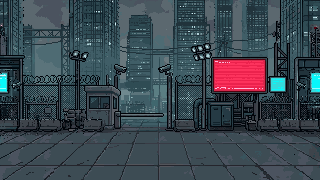
#> input picture assets/level-route/raw/city_a/0.png, 320 x 180 px
$ python mode_down.py ../assets/level-route/raw/city_a/0.png 5
#> lines starting #> are read from the running program, lines starting #| are printed output that depends on the picture
"""Уменьшение пиксель-арта «по моде» блока с приоритетом тёмного контура. python3 tools/mode_down.py in.png out.png H"""
import sys
import numpy as np
from collections import Counter
from PIL import Image


def mode_down(src, H, dark_share=0.34, dark_lum=120):
#> called with H = 20, dark_share = 0.34, dark_lum = 120
    a = np.asarray(src.convert('RGBA'))
#> a is the input picture: shape (180, 320, 4); mean R, G, B, A 58.8, 71, 79.9, 255
    f = src.height / H; W = round(src.width / f)
#> after `f = src.height / H`: f = 9
#> after `W = round(src.width / f)`: W = 36
    out = np.zeros((H, W, 4), np.uint8)
    for y in range(H):
        for x in range(W):
            y0, y1 = int(y * f), max(int(y * f) + 1, int((y + 1) * f))
            x0, x1 = int(x * f), max(int(x * f) + 1, int((x + 1) * f))
            blk = a[y0:y1, x0:x1].reshape(-1, 4); op = blk[blk[:, 3] > 128]
            if len(op) < blk.shape[0] * 0.4:
                continue
            q = (op[:, :3] // 8) * 8  # склейка близких оттенков
            lum = op[:, :3].astype(int).sum(1); dark = q[lum < dark_lum]
            pool = dark if len(dark) >= len(op) * dark_share else q
            out[y, x] = (*Counter(map(tuple, pool)).most_common(1)[0][0], 255)
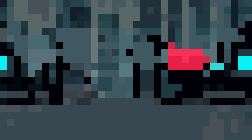
#> out: shape (20, 36, 4) (shown 7 times larger); mean R, G, B, A 52.1, 65.2, 73.3, 255
    return Image.fromarray(out, 'RGBA')


if __name__ == '__main__':
    mode_down(Image.open(sys.argv[1]), int(sys.argv[2] if len(sys.argv) > 3 else 20)).save(sys.argv[2] if len(sys.argv) <= 3 else sys.argv[2])
